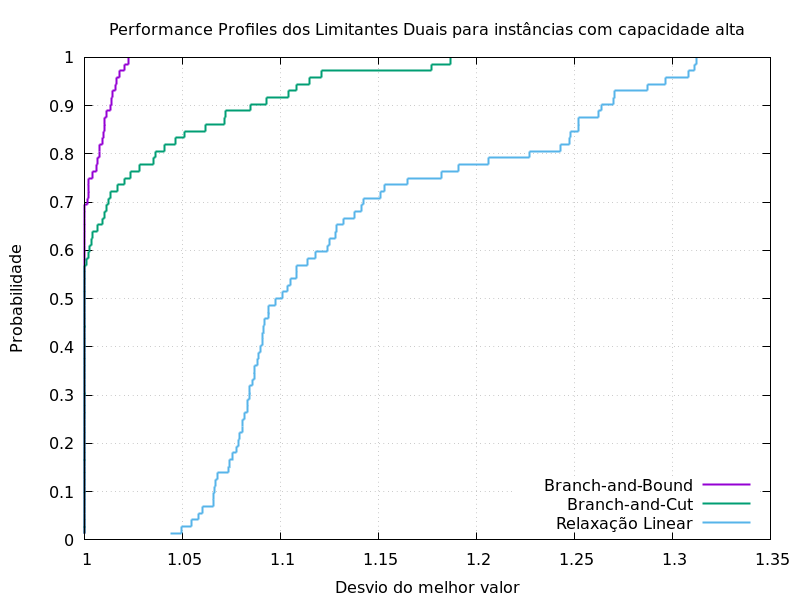

The gnuplot source for this figure:
#! /usr/bin/gnuplot
set terminal pngcairo size 800,600 
set grid
set output "B-dual.png"
set title "Performance Profiles dos Limitantes Duais para instâncias com capacidade alta"
set xlabel "Desvio do melhor valor"
set ylabel "Probabilidade"
set key right bottom
plot "B-dual.csv" using 3:1 with steps linewidth 2 title "Branch-and-Bound", "B-dual.csv" using 4:1 with steps linewidth 2 title "Branch-and-Cut", "B-dual.csv" using 2:1 with steps linewidth 2 title "Relaxação Linear"
